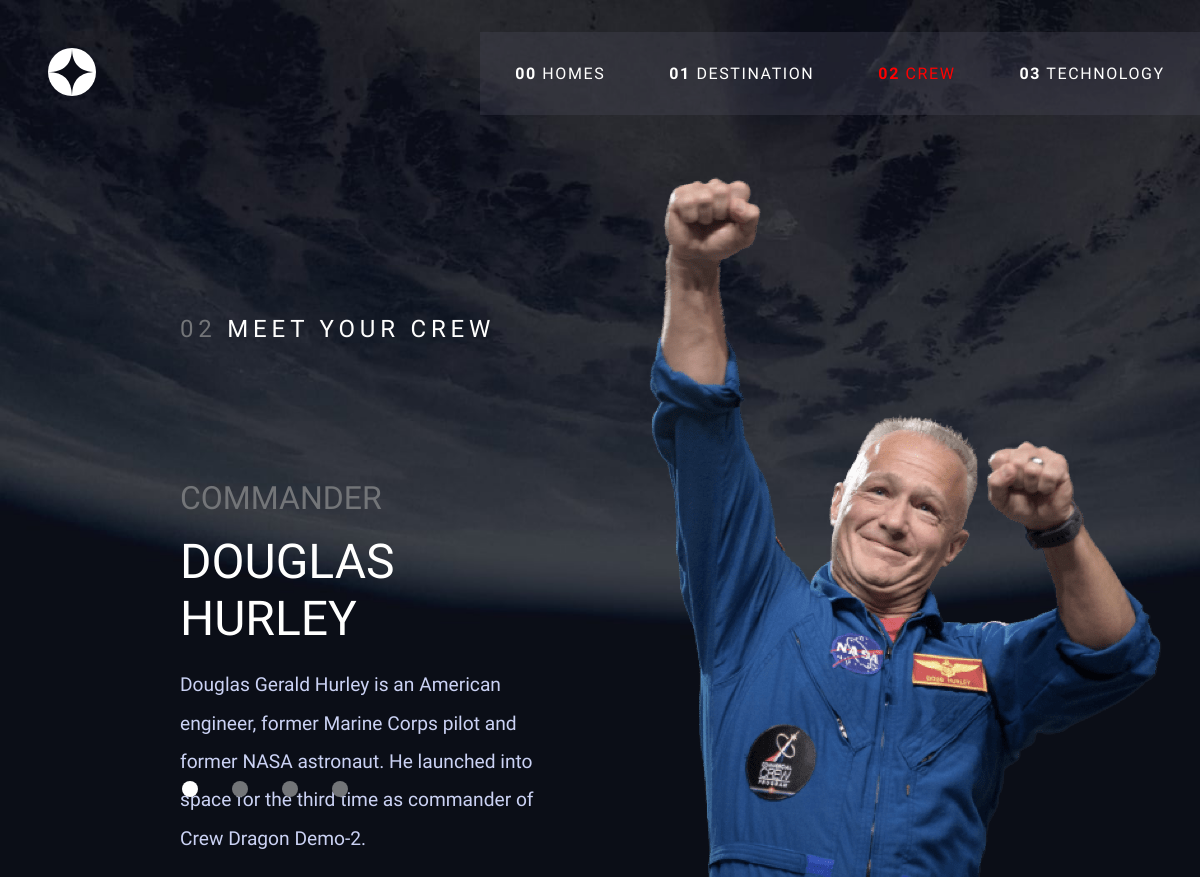
The page /crew/commander on the database its author committed.
### crew/models.py (models this page shows, shortened)
class CrewMember(models.Model):
    class Meta:
        verbose_name_plural = 'Crew Members'
    name = models.CharField(max_length=128)
    role = models.CharField(max_length=64)
    bio = models.TextField()
    image = models.ImageField()
    slug = models.SlugField(default='')

### crew/views.py (the view)
# urls.py: path('commander', views.commander, name='commander'),
def commander(request):
    commander = CrewMember.objects.get(role='Commander')
    return render(request, 'crew/crew-commander.html', {
        'member': commander
    })

### crew/templates/crew/crew-commander.html (shortened to what this page needs)
{% extends 'base.html' %}
{% load static %}
{% block body_block %}crew{% endblock %}
{% block styles_block %}
    <link rel="stylesheet" href="{% static 'crew/index.css' %}">
    <link rel="stylesheet" href="{% static 'crew/partials/crew-member.css' %}">
    <link rel="stylesheet" href="{% static 'partials/header.css' %}">
{% endblock %}
{% block content_block %}
    {% include 'partials/header.html' %}
    {% include 'crew/partials/crew-member.html' with role=member.role name=member.name bio=member.bio image=member.image %}
{% endblock %}

### crew/templates/crew/partials/crew-member.html (shortened to what this page needs)
{% load static %}
<div class="crew__grid">
    <div class="crew__col1">
        <h3 class="crew__title"><span class="crew__number">02</span> meet your crew</h3>
        <h2 class="crew__role">{{ role }}</h2>
        <h1 class="crew__member">{{ name }}</h1>
        <p class="crew__main-text">{{ bio }}</p>
        <fieldset class="crew__selector">
            <a href="{% url 'commander' %}"><button
                {% if role == 'Commander' %}class="active"{% endif %}
                ></button></a>
            <a href="{% url 'engineer' %}"><button
                ></button></a>
            <a href="{% url 'pilot' %}"><button
                ></button></a>
            <a href="{% url 'specialist' %}"><button
                ></button></a>
        </fieldset>
    </div>
    <div class="crew__col2">
        <img
            class="crew__image"
            src="{% static 'crew/images/' %}{{ image }}"
            alt="Crew member"
        />
    </div>
</div>

### static/base.css (style rules this page uses)
:root { box-sizing: border-box; --primary-text-color: #fffffe; --secondary-text-color: #cbd2f4; --grey-text-color: #737578; --primary-font: 'Barlow Condensed', sans-serif; --secondary-font: 'Bellefair', serif; --light-weight: 300; --regular-weight: 400; --medium-weight: 500; --bold-weight: 700; }
html { height: 100%; }
body { height: 100%; font-family: var(--primary-font); margin: 0; }
* { box-sizing: inherit; }

### crew/static/crew/index.css (style rules this page uses)
.crew { height: 100vh; background-image: url('/static/crew/images/background-crew-desktop.jpg'); background-repeat: no-repeat; background-size: 100% 100%; color: var(--primary-text); display: flex; flex-direction: column; color: var(--primary-text-color); }

### crew/static/crew/partials/crew-member.css (style rules this page uses)
.crew__grid { display: grid; grid-template-columns: 1fr 1fr; grid-template-rows: auto; gap: 6rem; width: 70%; margin: 0 auto; margin-top: 6rem; }
.crew__col1 { display: flex; flex-direction: column; }
.crew__title { text-transform: uppercase; letter-spacing: 0.3rem; font-size: 1.5rem; font-weight: lighter; }
.crew__title .crew__number { color: var(--grey-text-color); }
.crew__role, .crew__member { text-transform: uppercase; font-family: var(--secondary-font); margin: 0; font-weight: lighter; }
.crew__role { font-size: 2rem; color: var(--grey-text-color); margin-top: 7rem; margin-bottom: 1rem; }
.crew__member { font-size: 3rem; }
.crew__main-text { color: var(--secondary-text-color); font-size: 1.2rem; font-weight: lighter; line-height: 2; }
.crew__selector { display: inline; border: none; padding: 0; width: 150px; display: flex; justify-content: space-between; }
.crew__selector button { width: 1rem; height: 1rem; border-radius: 50%; border: none; background-color: var(--grey-text-color); position: absolute; bottom: 5rem; cursor: pointer; }
.crew__selector .active { background-color: #fff; }
.crew__image { position: absolute; bottom: 0; }

### static/partials/header.css (style rules this page uses)
a, a:hover, a:active { text-decoration: none; color: inherit; }

### rows shown on the page
CrewMember: role "COMMANDER", name "DOUGLAS HURLEY", bio "Douglas Gerald Hurley is an American engineer, former Marine Corps pilot and former NASA astronaut. He launched into space for the third time as commander of Crew Dragon Demo-2.", image (picture)
